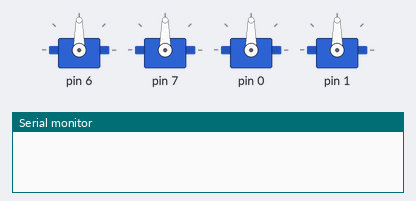
A sketch run on a simulated Arduino Uno, built for the host (arithmetic inside an expression is 32-bit, double 64-bit). Parts: 4 × servo, the last lines printed to the serial monitor.

Above: at 0.1 s.
At 1.1 s:
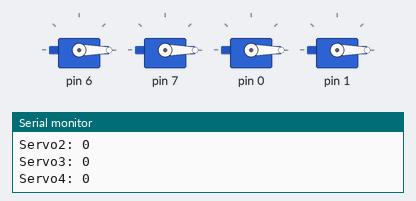
Timing chart, 0 to 2.6 s (numbered marks = the images above):
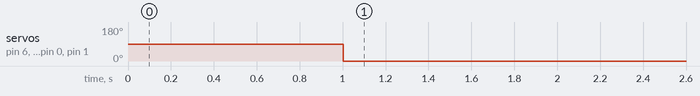

Measured:
- by itself, servo on pin 6, servo on pin 7, servo on pin 0, servo on pin 1: 90° → 0° at 1.0 s

The sketch:

stm32.ino
```cpp
#include <Servo.h>
#include <SoftwareSerial.h>
#include <ArduinoJson.h>
SoftwareSerial s(2,3);

int A; //Initialized variable to store recieved data
int B;
int C;
int D;
Servo s1;
Servo s2;
Servo s3;
Servo s4;

void setup() {
  Serial.begin(9600);
  s.begin(9600);
  while(!Serial) continue;
  s1.attach(PA6);     //definisi pin PWM yang digunakan pada STM32
  s2.attach(PA7);
  s3.attach(PB0);
  s4.attach(PB1);


}

void loop() {
StaticJsonBuffer<1000> jsonBuffer;
  JsonObject& root = jsonBuffer.parseObject(s);

  Serial.print("Servo1: "); //print untuk lihat nilai sudut servo yg dikirim dari NodeMCU
  int A=root["servo1"];
  Serial.println(A);
  s1.write(A);             //servo bawah

  Serial.print("Servo2: "); //print untuk lihat nilai sudut servo yg dikirim dari NodeMCU
  int B=root["servo2"];
  Serial.println(B);
  s2.write(B);            //servo kanan

  Serial.print("Servo3: "); //print untuk lihat nilai sudut servo yg dikirim dari NodeMCU
  int C=root["servo3"];
  Serial.println(C);
  s3.write(C);            //servo kiri

  Serial.print("Servo4: "); //print untuk lihat nilai sudut servo yg dikirim dari NodeMCU
  int D=root["servo4"];
  Serial.println(D);
  s4.write(D);           //servo gripper
}
```
